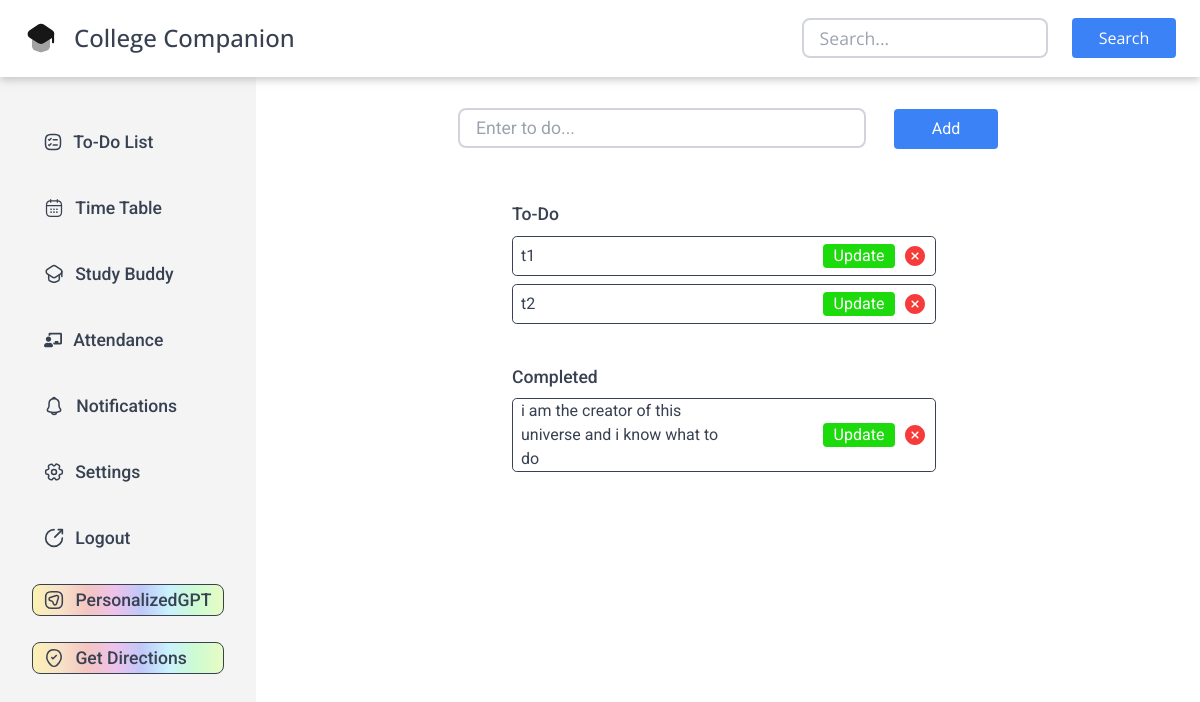
/to-do (signed in), run on the app's committed database.
### tables this page shows
CREATE TABLE todo (
id INTEGER PRIMARY KEY,
task TEXT NOT NULL,
status INTEGER,
student_id INTEGER,
FOREIGN KEY (student_id)
REFERENCES students(id)
);

### app.py (the view)
@app.route("/to-do")
@login_required
def to_do():
    tasks = db.execute(
        "SELECT * FROM todo WHERE student_id = ?", session['user_id'])
    task_number = 1
    return render_template("todo.html", tasks=tasks)

### app.py (called while the page is built)
@app.after_request
def add_header(response):
    response.headers["Cache-Control"] = "no-cache, no-store, must-revalidate"
    response.headers["Pragma"] = "no-cache"
    response.headers["Expires"] = "0"
    return response

### helpers.py (called while the page is built)
def login_required(f):
    @wraps(f)
    def decorated_function(*args, **kwargs):
        if session.get("user_id") is None:
            return redirect("/login")
        return f(*args, **kwargs)
    return decorated_function

### templates/todo.html (shortened to what this page needs)
{% extends "layout.html" %}
{% block main %}
<div class="add-task-area">
    <form method="post" action="/add-to-do" class="add-task">
        <input type="text" name="task" placeholder="Enter to do..." autocomplete="off" autofocus required />
        <button type="submit">Add</button>
    </form>
</div>
<div class="to-do-list">
    <div class="to-do-tasks">
        <p>To-Do</p>
        <div class="to-do-tasks-sec">
            {% for task in tasks %}
            {% if task['status'] != 1 %}
            <div class="task">
                <div class="todo-item">
                    {{ task['task'] }}
                </div>
                <div class="task-status">
                    <div class="td-button updt"><a href="/update/{{ task['id'] }}" class="task-update">Update</a></div>
                    <a href="/delete/{{ task['id'] }}" class="task-delete"></a>
                </div>
            </div>
            {% endif %}
            {% endfor %}
        </div>
    </div>
    <div class="completed-tasks">
        <p>Completed</p>
        <div class="completed-tasks-sec">
            {% for task in tasks %}
            {% if task['status'] == 1 %}
            <div class="task">
                <div class="todo-item">
                    {{ task['task'] }}
                </div>
                <div class="task-status">
                    <div class="td-button updt"><a href="/update/{{ task['id'] }}" class="task-update">Update</a></div>
                    <a href="/delete/{{ task['id'] }}" class="task-delete">
                    </a>
                </div>
            </div>
            {% endif %}
            {% endfor %}
        </div>
    </div>
</div>
{% endblock %}

### static/todo.css (style rules this page uses)
* { padding: 0; margin: 0; color:#374151; }
input[type="text"] { color: #374151; }
.add-task-area { height: 2.5rem; position: absolute; top: 2rem; display: flex; align-items: center; }
.add-task input { width: 25.5rem; height: 2.5rem; border: 0.15rem #D1D5DB solid; border-radius: 0.5rem; line-height: 2.5rem; font-size: 1.1rem; font-weight: 400; margin-right: 1.5rem; padding-left: 1rem; }
.add-task button { height: 2.5rem; width: 6.5rem; border-radius: 0.25rem; border: none; color: white; background-color: #3B82F6; font-size: 1rem; cursor: pointer; }
.to-do-list { height: 70%; width: 27rem; display: flex; flex-direction: column; padding-right: 0.5rem; }
.to-do-tasks { margin-top: 1rem; max-height:50%; width:100%; display: flex; flex-direction: column; }
.to-do-tasks-sec { height:90%; margin-top:0.5rem; overflow-x: hidden; overflow-y: auto; }
.completed-tasks { margin-top: 2rem; height: 50%; width:100%; display: flex; flex-direction: column; }
.completed-tasks-sec { height:90%; margin-top: 0.5rem; overflow-x: hidden; overflow-y: auto; }
p { font-size: 1.1rem; font-weight: 500; color:#374151; }
.task { width: 100%; min-height: 2.5rem; border: 0.1rem #374151 solid; border-radius: 0.3rem; display: flex; justify-content: space-between; align-items: center; padding-left: 0.5rem; margin-bottom: 0.5rem; }
.todo-item { max-width: 50%; word-wrap: break-word; }
.td-button { height:1.5rem; width:4.5rem; background-color: #3B82F6; color:white; text-align: center; vertical-align:middle; margin-right: 0.5rem; border-radius: 0.25rem; }
.updt { background-color: #1DDA0D; }
.task-delete svg { margin-right: 0.5rem; }
.task-status { display: flex; }

### static/styles.css (style rules this page uses)
* { margin: 0; padding: 0; border: border-box; }
a { text-decoration: none; color:inherit; }

### data on the page
todo: task "t1"
todo: task "t2"
todo: task "i am the creator of this universe and i know what to do"
